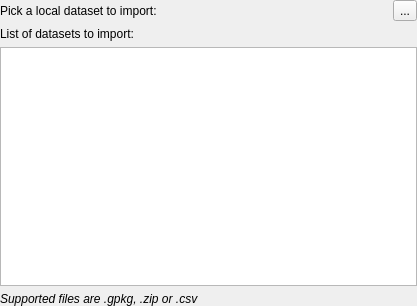
<?xml version="1.0" encoding="UTF-8"?>
<ui version="4.0">
 <class>LayerSelectionPanel</class>
 <widget class="QWidget" name="LayerSelectionPanel">
  <property name="geometry">
   <rect>
    <x>0</x>
    <y>0</y>
    <width>417</width>
    <height>306</height>
   </rect>
  </property>
  <property name="windowTitle">
   <string>Form</string>
  </property>
  <layout class="QGridLayout" name="gridLayout">
   <property name="leftMargin">
    <number>0</number>
   </property>
   <property name="topMargin">
    <number>0</number>
   </property>
   <property name="rightMargin">
    <number>0</number>
   </property>
   <property name="bottomMargin">
    <number>0</number>
   </property>
   <item row="0" column="2">
    <widget class="QToolButton" name="btn_open">
     <property name="text">
      <string>...</string>
     </property>
    </widget>
   </item>
   <item row="2" column="0" colspan="3">
    <widget class="QTreeView" name="trv_upload_files"/>
   </item>
   <item row="1" column="0" colspan="3">
    <widget class="QLabel" name="lbl_files_summary">
     <property name="text">
      <string>List of datasets to import:</string>
     </property>
    </widget>
   </item>
   <item row="0" column="0" colspan="2">
    <widget class="QLabel" name="lbl_files_put">
     <property name="text">
      <string>Pick a local dataset to import:</string>
     </property>
    </widget>
   </item>
   <item row="3" column="0" colspan="3">
    <widget class="QLabel" name="lbl_supported_files">
     <property name="font">
      <font>
       <italic>true</italic>
      </font>
     </property>
     <property name="text">
      <string>Supported files are .gpkg, .zip or .csv</string>
     </property>
    </widget>
   </item>
  </layout>
 </widget>
 <resources/>
 <connections/>
</ui>
